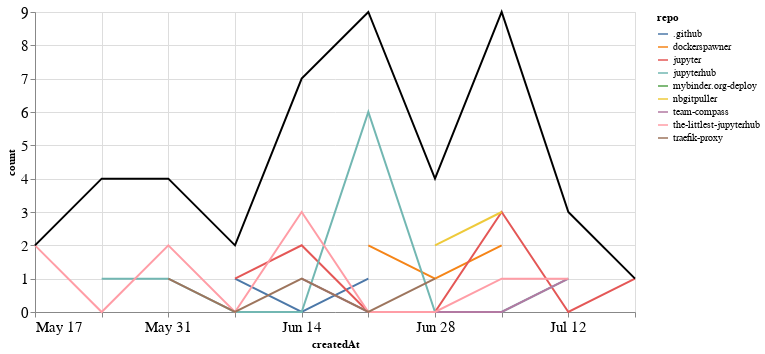

The notebook cell this image was saved under:
### Markdown cell above
## Comments

### Code cell
comments_time = comments.groupby('repo').resample('W', on='createdAt').count()['author'].reset_index()
comments_time = comments_time.rename(columns={'author': 'count'})
comments_time_total = comments_time.groupby('createdAt').agg({"count": "sum"}).reset_index()
ch1 = alt.Chart(comments_time, width=600).mark_line().encode(
    x='createdAt',
    y='count',
    color='repo',
    tooltip="repo"
)

ch2 = alt.Chart(comments_time_total, width=600).mark_line(color="black").encode(
    x='createdAt',
    y='count',
)

ch1 + ch2

### Figure 1 — Vega-Lite specification as saved in the notebook (floating-point values rounded to 4 significant figures)
{"config": {"axisLeft": {"labelFontSize": 15}, "axisBottom": {"labelFontSize": 15}}, "layer": [{"data": {"name": "data-d5c3c9d5e90780d1a588e76463442b75"}, "mark": "line", "encoding": {"color": {"type": "nominal", "field": "repo"}, "tooltip": {"type": "nominal", "field": "repo"}, "x": {"type": "temporal", "field": "createdAt"}, "y": {"type": "quantitative", "field": "count"}}, "width": 600}, {"data": {"name": "data-4bf105ea72165fd68b3624135a8a2638"}, "mark": {"type": "line", "color": "black"}, "encoding": {"x": {"type": "temporal", "field": "createdAt"}, "y": {"type": "quantitative", "field": "count"}}, "width": 600}], "$schema": "https://vega.github.io/schema/vega-lite/v4.8.1.json", "datasets": {"data-d5c3c9d5e90780d1a588e76463442b75": [{"repo": ".github", "createdAt": "2020-06-07T00:00:00", "count": 1}, {"repo": ".github", "createdAt": "2020-06-14T00:00:00", "count": 0}, {"repo": ".github", "createdAt": "2020-06-21T00:00:00", "count": 1}, {"repo": "dockerspawner", "createdAt": "2020-06-21T00:00:00", "count": 2}, {"repo": "dockerspawner", "createdAt": "2020-06-28T00:00:00", "count": 1}, {"repo": "dockerspawner", "createdAt": "2020-07-05T00:00:00", "count": 2}, {"repo": "jupyter", "createdAt": "2020-06-07T00:00:00", "count": 1}, {"repo": "jupyter", "createdAt": "2020-06-14T00:00:00", "count": 2}, {"repo": "jupyter", "createdAt": "2020-06-21T00:00:00", "count": 0}, {"repo": "jupyter", "createdAt": "2020-06-28T00:00:00", "count": 0}, {"repo": "jupyter", "createdAt": "2020-07-05T00:00:00", "count": 3}, {"repo": "jupyter", "createdAt": "2020-07-12T00:00:00", "count": 0}, {"repo": "jupyter", "createdAt": "2020-07-19T00:00:00", "count": 1}, {"repo": "jupyterhub", "createdAt": "2020-05-24T00:00:00", "count": 1}, {"repo": "jupyterhub", "createdAt": "2020-05-31T00:00:00", "count": 1}, {"repo": "jupyterhub", "createdAt": "2020-06-07T00:00:00", "count": 0}, {"repo": "jupyterhub", "createdAt": "2020-06-14T00:00:00", "count": 0}, {"repo": "jupyterhub", "createdAt": "2020-06-21T00:00:00", "count": 6}, {"repo": "jupyterhub", "createdAt": "2020-06-28T00:00:00", "count": 0}, {"repo": "jupyterhub", "createdAt": "2020-07-05T00:00:00", "count": 0}, {"repo": "jupyterhub", "createdAt": "2020-07-12T00:00:00", "count": 1}, {"repo": "mybinder.org-deploy", "createdAt": "2020-05-24T00:00:00", "count": 3}, {"repo": "nbgitpuller", "createdAt": "2020-06-28T00:00:00", "count": 2}, {"repo": "nbgitpuller", "createdAt": "2020-07-05T00:00:00", "count": 3}, {"repo": "team-compass", "createdAt": "2020-06-14T00:00:00", "count": 1}, {"repo": "team-compass", "createdAt": "2020-06-21T00:00:00", "count": 0}, {"repo": "team-compass", "createdAt": "2020-06-28T00:00:00", "count": 0}, {"repo": "team-compass", "createdAt": "2020-07-05T00:00:00", "count": 0}, {"repo": "team-compass", "createdAt": "2020-07-12T00:00:00", "count": 1}, {"repo": "the-littlest-jupyterhub", "createdAt": "2020-05-17T00:00:00", "count": 2}, {"repo": "the-littlest-jupyterhub", "createdAt": "2020-05-24T00:00:00", "count": 0}, {"repo": "the-littlest-jupyterhub", "createdAt": "2020-05-31T00:00:00", "count": 2}, {"repo": "the-littlest-jupyterhub", "createdAt": "2020-06-07T00:00:00", "count": 0}, {"repo": "the-littlest-jupyterhub", "createdAt": "2020-06-14T00:00:00", "count": 3}, {"repo": "the-littlest-jupyterhub", "createdAt": "2020-06-21T00:00:00", "count": 0}, {"repo": "the-littlest-jupyterhub", "createdAt": "2020-06-28T00:00:00", "count": 0}, {"repo": "the-littlest-jupyterhub", "createdAt": "2020-07-05T00:00:00", "count": 1}, {"repo": "the-littlest-jupyterhub", "createdAt": "2020-07-12T00:00:00", "count": 1}, {"repo": "traefik-proxy", "createdAt": "2020-05-31T00:00:00", "count": 1}, {"repo": "traefik-proxy", "createdAt": "2020-06-07T00:00:00", "count": 0}, {"repo": "traefik-proxy", "createdAt": "2020-06-14T00:00:00", "count": 1}, {"repo": "traefik-proxy", "createdAt": "2020-06-21T00:00:00", "count": 0}, {"repo": "traefik-proxy", "createdAt": "2020-06-28T00:00:00", "count": 1}], "data-4bf105ea72165fd68b3624135a8a2638": [{"createdAt": "2020-05-17T00:00:00", "count": 2}, {"createdAt": "2020-05-24T00:00:00", "count": 4}, {"createdAt": "2020-05-31T00:00:00", "count": 4}, {"createdAt": "2020-06-07T00:00:00", "count": 2}, {"createdAt": "2020-06-14T00:00:00", "count": 7}, {"createdAt": "2020-06-21T00:00:00", "count": 9}, {"createdAt": "2020-06-28T00:00:00", "count": 4}, {"createdAt": "2020-07-05T00:00:00", "count": 9}, {"createdAt": "2020-07-12T00:00:00", "count": 3}, {"createdAt": "2020-07-19T00:00:00", "count": 1}]}}
